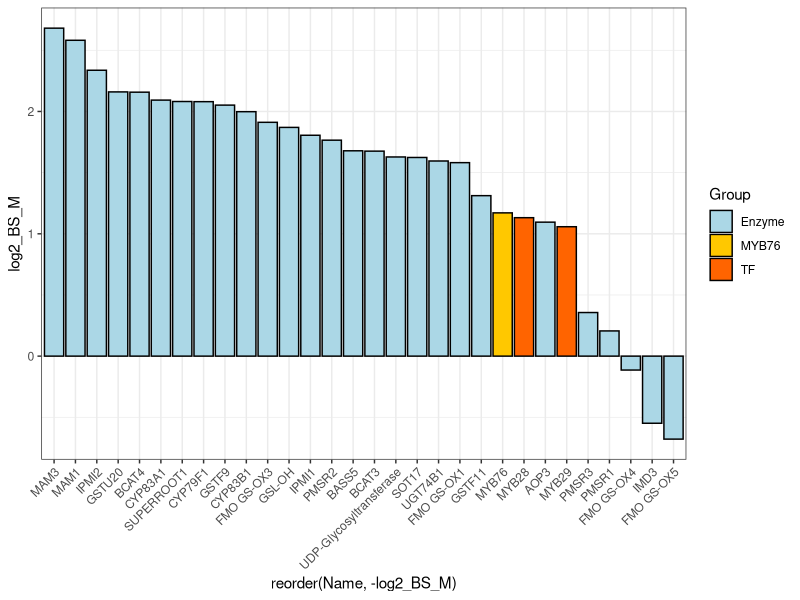

Recreate this plot in R.
library(ggplot2)

At_GLS_expression <- read.csv("At_GLS_expression.csv")

ggplot(At_GLS_expression, aes(x = reorder(Name, -log2_BS_M), y=log2_BS_M, fill=Group)) + geom_bar(stat="identity", colour="black") + theme_bw() + theme(axis.text.x = element_text(angle = 45, hjust = 1)) + scale_fill_manual(values=c("#abd7e6ff", "#ffc800ff", "#ff6400ff"))
